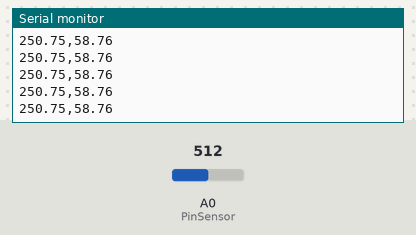
A sketch run on a simulated Arduino Uno, built with avr-gcc and run on an emulated ATmega328P. Shown: the last lines printed to the serial monitor. Inputs (shaded band) come from the test bench; at power-on: A0 (PinSensor) = 512.

Above: at 2.7 s.
2.8 s: A0 (PinSensor) set to 853
At 3.5 s:
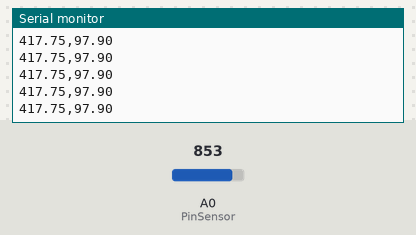
4.3 s: A0 (PinSensor) set to 881
At 5.3 s:
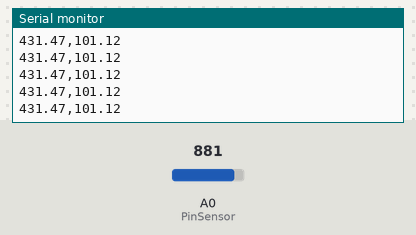
Timing chart, 0 to 7.3 s (numbered marks = the images above; inputs shaded):
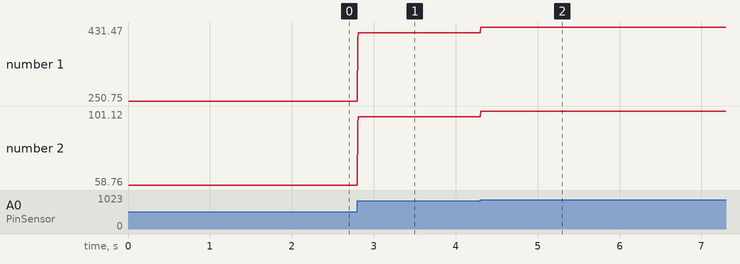

Measured:
- after the input at 2.8 s, the serial monitor: prints a new line at once (image 1)
- after the input at 4.3 s, the serial monitor: prints a new line at once (image 2)
- plotted number 1: 250.75 → 417.75 after the input at 2.8 s, 417.75 → 431.47 after the input at 4.3 s
- plotted number 2: 58.76 → 97.9 after the input at 2.8 s, 97.9 → 101.12 after the input at 4.3 s

The sketch:

Adquisicion.ino
```cpp
/*LOGICA DE LA PROGRAMACION PARA LA ADQUISICION DE DATOS DEL SENSOR MPS-2100:
    SE UTILIZA LA LIBRERIA TimerOne.h, para utilizar el Timer1 de manera facil
    #1 Se establece la velocidad el timer (cada 20 micro segundo), Timer1.initialize(recibe tiempo en microsegundos)
    #2 Se le asigna una funcion a la interrupcion generada por el Timer1
    #3 En este metodo, se hace un promedio de 50 muestras tomadas cada una 20uS(Timer1)
    #4 Esta muestra resultante del promedio de 50 se convierte a un valor aproximado de Volage
       Con el factor de conversion de Vcc/1024.
    #5 A este valor se le sumo, el Offset aproximado de 0, si existe se cambia el valor de Offset
    #6 Este valor dado en (V), debe ser divido entre 100, debido a la ganacia del circuito de adquisicion
       que cuenta con una ganacia de 100.
       Con el valor en mV, valor en la escala del sensor, se uso la pendiente de 0.05 para calcular la presion
       en psi y luego multiplicado por el factor de conversion para pasarlo a cmH2O
    #7 Los valores son enviados por serial para su recepcion por el monitorl serial o el recepcion-log.py
    */

#include <TimerOne.h>   //UNICA LIBRERIA

/* DEFINICIONES */
#define PinSensor A0
#define Baudrate 115200
#define microsegundos 20
#define ganacia 100
#define linealidad 0.03
#define FactorPSIcmH20 70.306957829636
#define Vcc 5.015
#define ResADC 1024     //10bits
#define Offset 0.0
/*              */
/*   VARIABLES  */
volatile int32_t value=0;
volatile double Volts=0;
volatile double preasure=0;
volatile int muestras =0;
/*              */
void ISR_TIMER1(void){
    if(muestras <50)
    {
        value = value + analogRead(PinSensor);  //LECTURA DEL PinSensor
        muestras++;                                 //SUMO AL CONTADOR DE MUESTRAS
    }
    else
    {
        Volts = ((value/muestras) * (Vcc/ResADC))+Offset;           //CONVERT DIGITAL VALUE TO ANALOG VALUE.
        preasure = ((Volts/ganacia)/linealidad)*FactorPSIcmH20;     //CALCULO DE LA PRESION
        Serial.print(Volts*100);                                    //ESCALADOR DE 100, PARA OBTENER MAYOR RESOLUCION EN LA RECEPCION.
        Serial.print(",");                                          //SEPARADOR O DELIMITADOR
        Serial.println(preasure);                                   //PRESION
        muestras=0;                                                 //REINICIO DE VARIABLES
        value=0;                                                    //REINICIO DE VARIABLE
    }

}

void setup(){
    Serial.begin(Baudrate);                     //Serial a 9600
    pinMode(PinSensor, INPUT);              //PIN DEL SENSOR EN MODO ENTRADA
    Timer1.initialize(microsegundos);                //CADA 1mS
    Timer1.attachInterrupt(ISR_TIMER1);     //ASIGNAR RUTINA DE interrupcion

}

void loop(){

}
```
